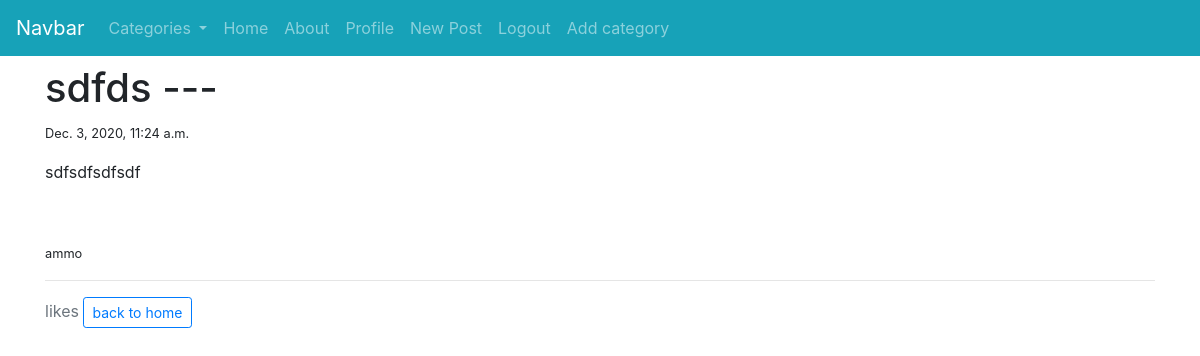
The page /category/entertainment/ (signed in) on the database its author committed.
### blog/models.py (models this page shows, shortened)
class Post(models.Model):
	title = models.CharField(max_length=200)
	snippet = models.CharField(max_length=300,null= True, blank=True)
	header_image = models.ImageField(null = True,blank = True, upload_to = 'images/')
	content = RichTextField(blank=True, null=True)
	posted = models.DateTimeField(default = timezone.now)
	author = models.ForeignKey(User, on_delete=models.CASCADE)
	category = models.CharField(max_length = 200, default = 'uncotegorized')
	likes = models.ManyToManyField(User, related_name='like_post')

### blog/views.py (the view)
# urls.py: path('category/<str:cats>/',CategoryView,name='category' ),
def CategoryView(request,cats):
	category_values = Post.objects.filter(category=cats.replace('-',' '))
	cat_menu = Category.objects.all()
	context = {'cats':cats,'category_values':category_values,'cat_menu':cat_menu}
	ordering = ['-posted']
	return render(request, 'blog/category.html',context)

### blog/models.py (called while the page is built)
	def __str__(self):
		return self.name

### blog/templates/blog/category.html (shortened to what this page needs)
{% extends 'blog/base.html' %}
	{% block content %}
		{% if category_values %}
			{% for post in category_values %}
				<h1>
					{{post.title}} ---
				</h1>
				<small>{{post.posted}}</small><br>
				<p class="d-flex">{{post.content|safe}}<br></p>
				<small>{{post.author.username}}</small><br>
				<hr>
			{% endfor %}
		{% else %}
			<div class="alert alert-warning">
				sorry! no post with this category
			</div>
		{% endif %}
		{{total_likes}} <span class="text-muted">likes</span>
	<a href="{% url 'home' %}" class="btn btn-sm btn-outline-primary">back to home</a>
	{% endblock %}

### rows shown on the page
Post: title "sdfds", posted "Dec. 3, 2020, 11:24 a.m.", content "sdfsdfsdfsdf", author.username "ammo"
